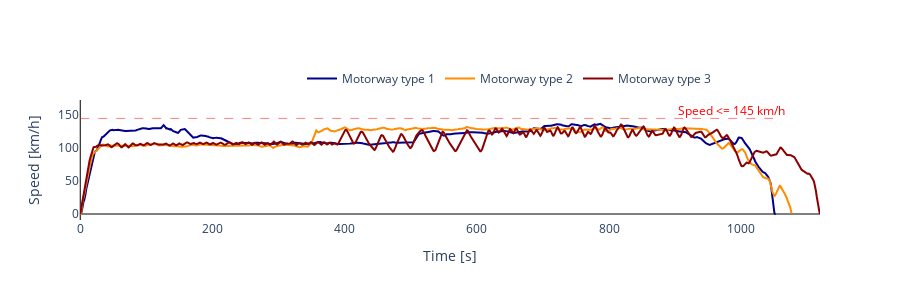

This figure's notebook cell:
### Code cell
# Velocidad
fig = go.Figure(data=[
    go.Scatter(x=Motorway_1["t_s"], y=Motorway_1["v_km_h_f"], name="Motorway type 1", mode="lines", line=dict(color='darkblue')),
    go.Scatter(x=Motorway_2["t_s"], y=Motorway_2["v_km_h_f"], name="Motorway type 2", mode="lines", line=dict(color='darkorange')),
    go.Scatter(x=Motorway_3["t_s"], y=Motorway_3["v_km_h_f"], name="Motorway type 3", mode="lines", line=dict(color='darkred'))])

# Agregar una línea horizontal en y=60 km/h
fig.add_shape(type="line", x0=Motorway_1["t_s"].iloc[0], y0=145, x1=Motorway_1["t_s"].iloc[-1], y1=145,
              line=dict(color="red", width=0.5, dash="dash"),name="Umbral de velocidad")

# Agregar texto a la línea horizontal
fig.add_annotation(text="Speed <= 145 km/h ", x=Motorway_2["t_s"].iloc[-90], y=157, showarrow=False, font=dict(color="red"))

# Actualizar ejes
fig.update_xaxes(zeroline=True, zerolinewidth=1, zerolinecolor='black', title_text="Time [s]")
fig.update_yaxes(zeroline=True, zerolinewidth=1, zerolinecolor='black', title_text="Speed [km/h]")

# Actualizar leyenda
fig.update_layout(legend=dict(orientation="h", x=0.3, y=1.3), height=300, width=900, plot_bgcolor="white")
fig.show()

### Figure 1 — Plotly figure (JSON) as saved in the notebook; plotly's stock layout.template omitted (floating-point values rounded to 4 significant figures; data arrays with more than 128 entries replaced by an {"elided": "..."} marker saying what was removed)
{"data": [{"line": {"color": "darkblue"}, "mode": "lines", "name": "Motorway type 1", "type": "scatter", "x": {"elided": "1053 int values"}, "y": {"elided": "1053 float values"}}, {"line": {"color": "darkorange"}, "mode": "lines", "name": "Motorway type 2", "type": "scatter", "x": {"elided": "1077 int values"}, "y": {"elided": "1077 float values"}}, {"line": {"color": "darkred"}, "mode": "lines", "name": "Motorway type 3", "type": "scatter", "x": {"elided": "1120 int values"}, "y": {"elided": "1120 float values"}}], "layout": {"annotations": [{"font": {"color": "red"}, "showarrow": false, "text": "Speed <= 145 km/h ", "x": 987, "y": 157}], "height": 300, "legend": {"orientation": "h", "x": 0.3, "y": 1.3}, "plot_bgcolor": "white", "shapes": [{"line": {"color": "red", "dash": "dash", "width": 0.5}, "name": "Umbral de velocidad", "type": "line", "x0": 0, "x1": 1052, "y0": 145, "y1": 145}], "width": 900, "xaxis": {"title": {"text": "Time [s]"}, "zeroline": true, "zerolinecolor": "black", "zerolinewidth": 1}, "yaxis": {"title": {"text": "Speed [km/h]"}, "zeroline": true, "zerolinecolor": "black", "zerolinewidth": 1}}}
